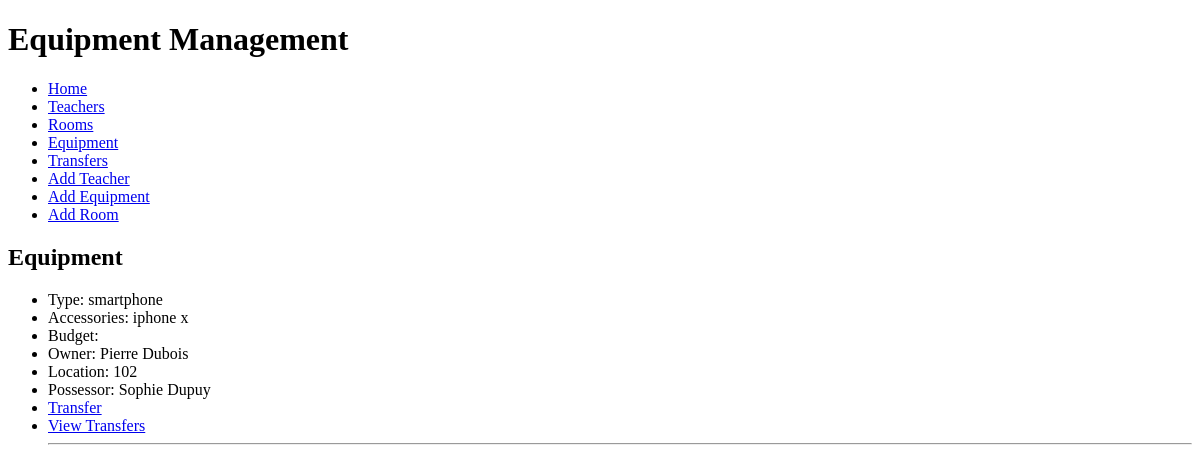
Before: /equipment/ with the older database file.
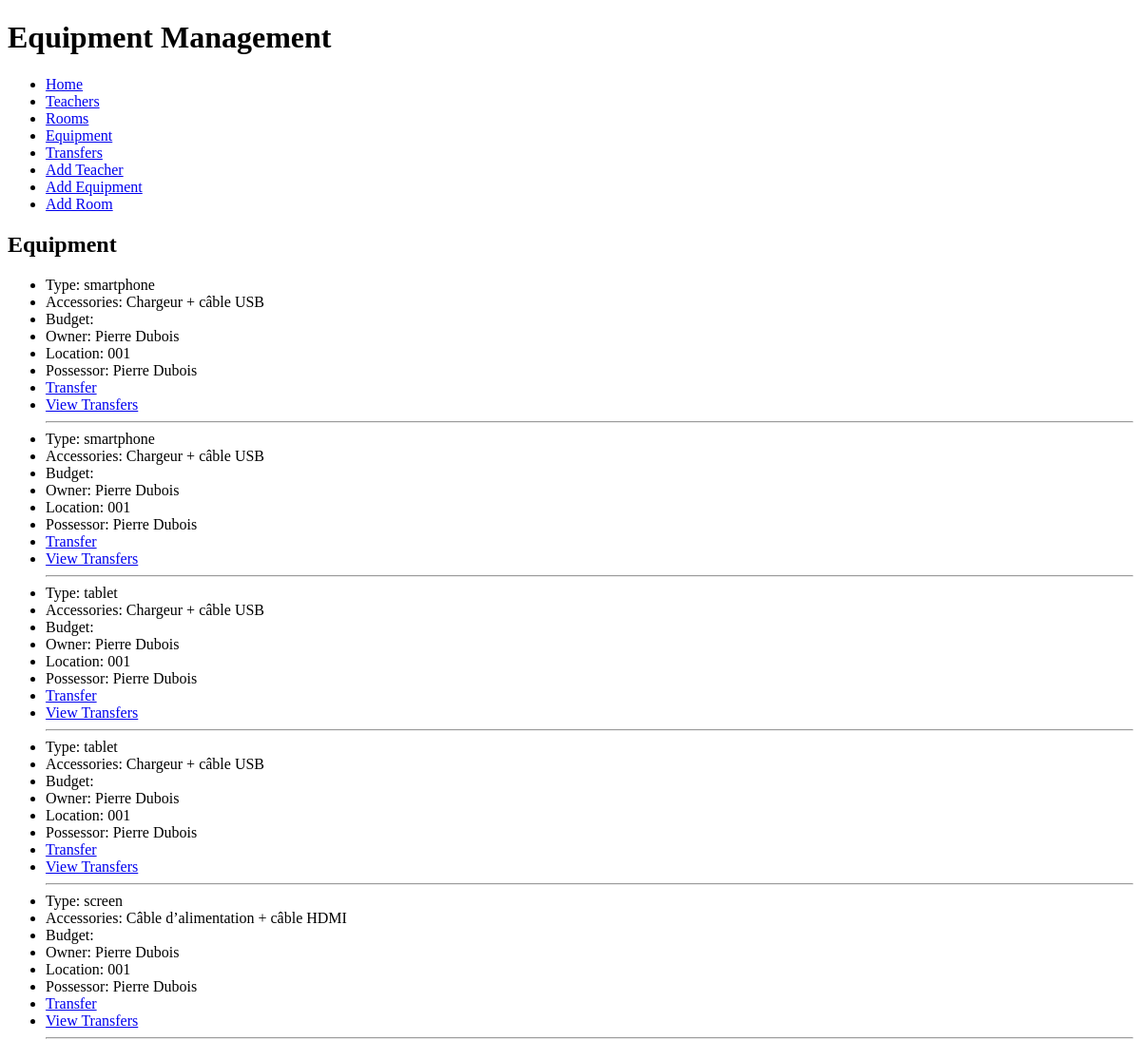
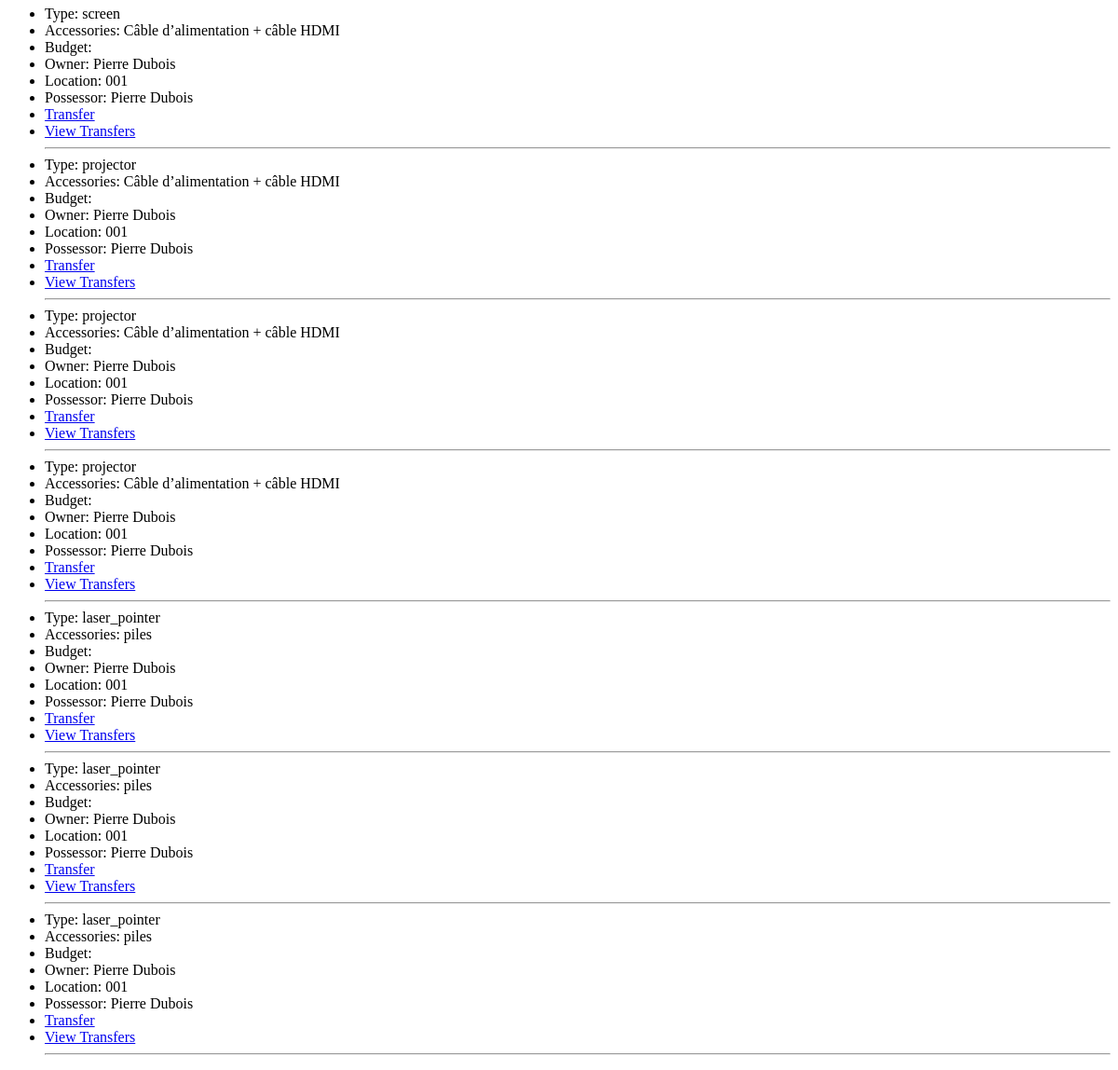
After: the same page with the newer database file (2 pictures, top to bottom).
### equipment_app/models.py (models this page shows, shortened)
class Equipment(models.Model):
    EQUIPMENT_TYPE_CHOICES = [
        ('smartphone', 'Smartphone'),
        ('tablet', 'Tablette'),
        ('screen', 'Écran'),
        ('projector', 'Vidéo-Projecteur'),
        ('laser_pointer', 'Pointeur Laser'),
    ]
    BUDGET_CHOICES = [
        ('current_year', 'Current Year Budget'),
        ('projects', 'Projects Budget'),
        ('exceptional', 'Exceptional Financing'),
    ]
    type = models.CharField(max_length=50, choices=EQUIPMENT_TYPE_CHOICES)
    budget = models.CharField(max_length=20, choices=BUDGET_CHOICES, default='current_year')
    accessories = models.TextField()
    owner = models.ForeignKey(Teacher, on_delete=models.CASCADE)
    current_location = models.ForeignKey(Room, on_delete=models.CASCADE, related_name='location', default=1)
    current_possessor = models.ForeignKey(Teacher, on_delete=models.CASCADE, related_name='possessor')

class Teacher(models.Model):
    name = models.CharField(max_length=200)

class Room(models.Model):
    room_number = models.CharField(max_length=10)

### equipment_app/views.py (the view)
# urls.py: path('equipment/', views.equipment, name='equipment'),
def equipment(request):
    equipments = Equipment.objects.all()
    return render(request, 'equipment.html', {'equipments': equipments})

### equipment_app/templates/equipment.html
{% extends "base_generic.html" %}
{% block content %}
    <h2>Equipment</h2>
    <ul>
        {% for equipment in equipments %}
            <li>Type: {{ equipment.type }}</li>
            <li>Accessories: {{ equipment.accessories }}</li>
            <li>Budget: {{ item.get_budget_display }}</li>
            <li>Owner: {{ equipment.owner.name }}</li>
            <li>Location: {{ equipment.current_location.room_number }}</li>
            <li>Possessor: {{ equipment.current_possessor.name }}</li>
            <li><a href="{% url 'transfer_equipment' equipment.id %}">Transfer</a></li>
            <li><a href="{% url 'equipment_transfers' equipment.id %}">View Transfers</a></li>
            <hr>
        {% empty %}
            <li>No equipments yet.</li>
        {% endfor %}
    </ul>
{% endblock %}

Changed rows visible on the page:
changed Equipment (number 1 of 12 on the later page): accessories "iphone x" → "Chargeur + câble USB"; current_location.room_number "102" → "001"; current_possessor.name "Sophie Dupuy" → "Pierre Dubois"
added Equipment: type "smartphone", accessories "Chargeur + câble USB", owner.name "Pierre Dubois", current_location.room_number "001", current_possessor.name "Pierre Dubois"
added Equipment: type "tablet", accessories "Chargeur + câble USB", owner.name "Pierre Dubois", current_location.room_number "001", current_possessor.name "Pierre Dubois"
added Equipment: type "tablet", accessories "Chargeur + câble USB", owner.name "Pierre Dubois", current_location.room_number "001", current_possessor.name "Pierre Dubois"
added Equipment: type "screen", accessories "Câble d’alimentation + câble HDMI", owner.name "Pierre Dubois", current_location.room_number "001", current_possessor.name "Pierre Dubois"
added Equipment: type "screen", accessories "Câble d’alimentation + câble HDMI", owner.name "Pierre Dubois", current_location.room_number "001", current_possessor.name "Pierre Dubois"
added Equipment: type "projector", accessories "Câble d’alimentation + câble HDMI", owner.name "Pierre Dubois", current_location.room_number "001", current_possessor.name "Pierre Dubois"
added Equipment: type "projector", accessories "Câble d’alimentation + câble HDMI", owner.name "Pierre Dubois", current_location.room_number "001", current_possessor.name "Pierre Dubois"
added Equipment: type "projector", accessories "Câble d’alimentation + câble HDMI", owner.name "Pierre Dubois", current_location.room_number "001", current_possessor.name "Pierre Dubois"
added Equipment: type "laser_pointer", accessories "piles", owner.name "Pierre Dubois", current_location.room_number "001", current_possessor.name "Pierre Dubois"
added Equipment: type "laser_pointer", accessories "piles", owner.name "Pierre Dubois", current_location.room_number "001", current_possessor.name "Pierre Dubois"
added Equipment: type "laser_pointer", accessories "piles", owner.name "Pierre Dubois", current_location.room_number "001", current_possessor.name "Pierre Dubois"
